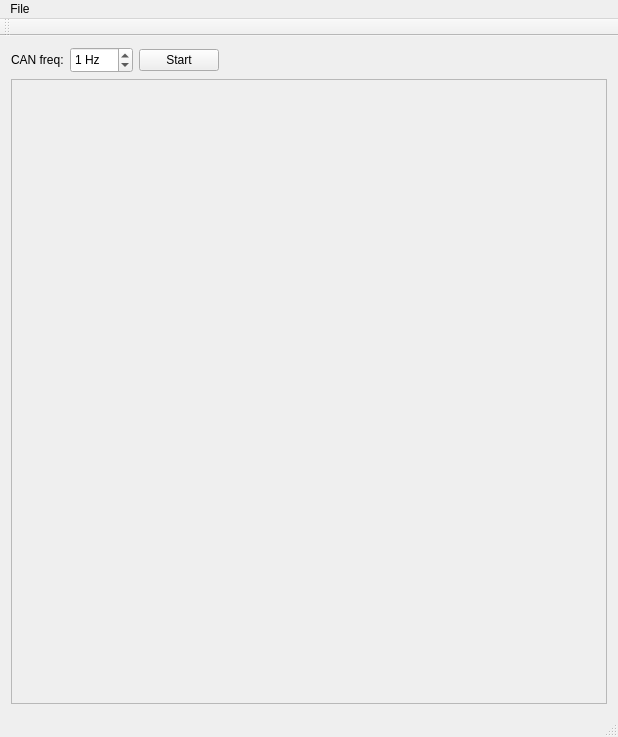
<?xml version="1.0" encoding="UTF-8"?>
<ui version="4.0">
 <class>MainWindow</class>
 <widget class="QMainWindow" name="MainWindow">
  <property name="geometry">
   <rect>
    <x>0</x>
    <y>0</y>
    <width>618</width>
    <height>737</height>
   </rect>
  </property>
  <property name="windowTitle">
   <string>Can Simulator</string>
  </property>
  <widget class="QWidget" name="centralWidget">
   <layout class="QVBoxLayout" name="verticalLayout">
    <item>
     <layout class="QHBoxLayout" name="horizontalLayout">
      <item>
       <widget class="QLabel" name="frequencyLabel">
        <property name="text">
         <string>CAN freq:</string>
        </property>
       </widget>
      </item>
      <item>
       <widget class="QSpinBox" name="frequencySpinBox">
        <property name="minimumSize">
         <size>
          <width>63</width>
          <height>26</height>
         </size>
        </property>
        <property name="suffix">
         <string> Hz</string>
        </property>
        <property name="maximum">
         <number>50</number>
        </property>
        <property name="value">
         <number>1</number>
        </property>
       </widget>
      </item>
      <item>
       <widget class="QPushButton" name="startStopButton">
        <property name="text">
         <string>Start</string>
        </property>
        <property name="checkable">
         <bool>true</bool>
        </property>
       </widget>
      </item>
      <item>
       <spacer name="horizontalSpacer">
        <property name="orientation">
         <enum>Qt::Horizontal</enum>
        </property>
        <property name="sizeHint" stdset="0">
         <size>
          <width>40</width>
          <height>20</height>
         </size>
        </property>
       </spacer>
      </item>
     </layout>
    </item>
    <item>
     <widget class="QScrollArea" name="scrollArea">
      <property name="widgetResizable">
       <bool>true</bool>
      </property>
      <widget class="QWidget" name="scrollAreaWidgetContents">
       <property name="geometry">
        <rect>
         <x>0</x>
         <y>0</y>
         <width>598</width>
         <height>622</height>
        </rect>
       </property>
      </widget>
     </widget>
    </item>
   </layout>
  </widget>
  <widget class="QMenuBar" name="menuBar">
   <property name="geometry">
    <rect>
     <x>0</x>
     <y>0</y>
     <width>618</width>
     <height>22</height>
    </rect>
   </property>
   <widget class="QMenu" name="menuFile">
    <property name="title">
     <string>File</string>
    </property>
    <addaction name="actionOpen"/>
    <addaction name="actionrecent"/>
   </widget>
   <addaction name="menuFile"/>
  </widget>
  <widget class="QToolBar" name="mainToolBar">
   <attribute name="toolBarArea">
    <enum>TopToolBarArea</enum>
   </attribute>
   <attribute name="toolBarBreak">
    <bool>false</bool>
   </attribute>
  </widget>
  <widget class="QStatusBar" name="statusBar"/>
  <action name="actionOpen">
   <property name="text">
    <string>Open</string>
   </property>
  </action>
  <action name="actionrecent">
   <property name="text">
    <string>Recent</string>
   </property>
  </action>
 </widget>
 <layoutdefault spacing="6" margin="11"/>
 <resources/>
 <connections/>
</ui>
